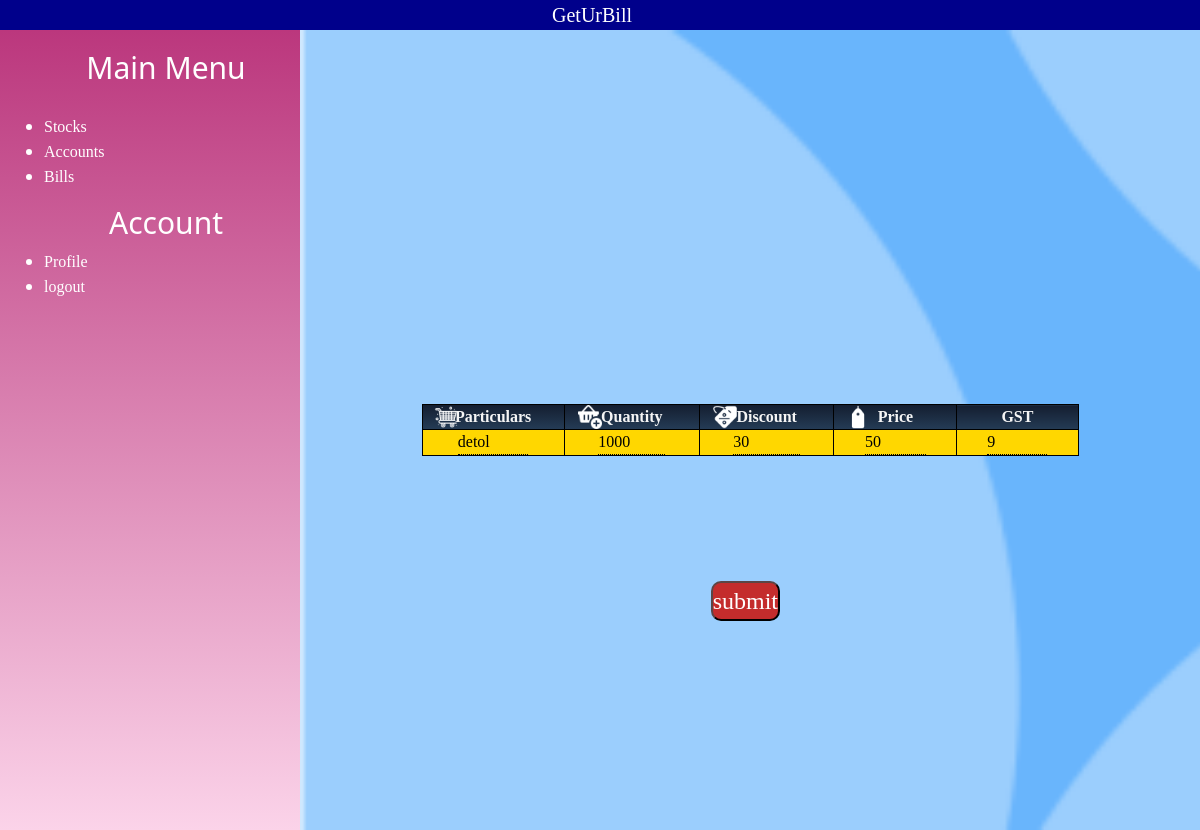
The app's page /edit/123, older data.
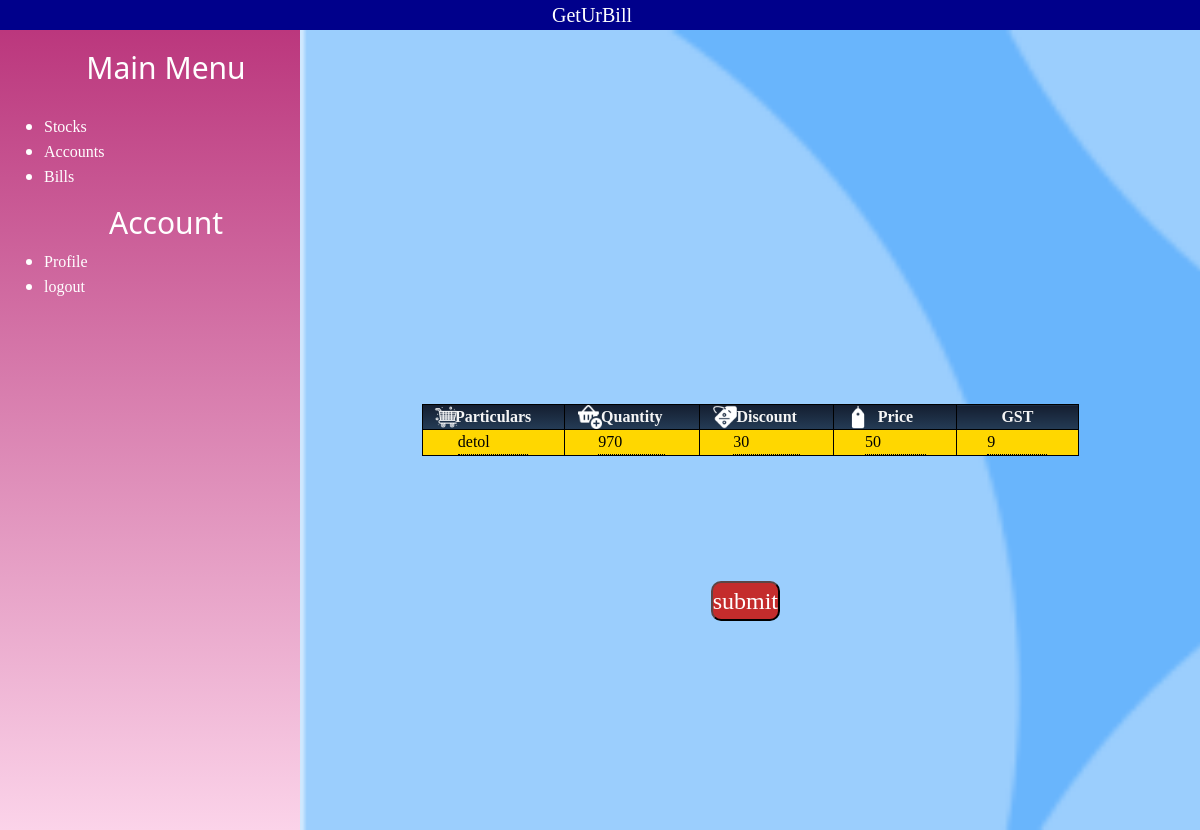
The same page, newer data.
### GetUrBill/models.py (models this page shows, shortened)
class Items(models.Model):
    item_id=models.BigAutoField(primary_key=True)
    user=models.ForeignKey(Accounts,on_delete=CASCADE)
    item_name=models.CharField(max_length=100)
    quantity=models.IntegerField(default=0)
    selling_price=models.IntegerField(default=0)
    GST=models.IntegerField(default=9)
    discount=models.IntegerField(default=0)

### GetUrBill/views.py (the view, shortened to what this page needs)
# urls.py: path("edit/<str:k>",views.edit,name="edit"),
def edit(request,k):
    i=Items.objects.all().filter(item_id =int(k)).first()
    context={"item":i}
    if i:
        return render (request ,"edit.html",context)
    else:
        return redirect("/dashboard/")

### templates/edit.html (shortened to what this page needs)
{% extends "sidebar.html" %}
{% load static %}
{% block link %}
<link rel="stylesheet" href="{% static 'edit.css' %}">{% endblock link %}
    {% block body %}
    <div class="form">
    <form action="/edit/{{item.item_id}}" method="post">
        <table>
        <tr>
            <th>Particulars</th>
            <th>Quantity</th>
            <th>Discount</th>
            <th>Price</th>
            <th>GST</th>
          </tr>
        <tr>
        <td><input type="text" name="item_name" id="Particulars" value="{{item.item_name}}" required></td>
        <td><input type="number" name="quantity" id="quantity"  value="{{item.quantity}}"required></td>
        <td><input type="number" name="discount" id="discount"  value="{{item.discount}}"required></td>
        <td><input type="number" name="price" id="price"  value="{{item.selling_price}}" required></td>
        <td><input type="number" name="gst" id="gst"  value="{{item.GST}}"required></td>
        </tr>
    </table>
    <button>submit</button>
    </form>
</div>
</div>
    {% endblock body %}

Row changes from the older to the newer data that the page shows:
changed Items "detol": quantity "1000" → "970"
